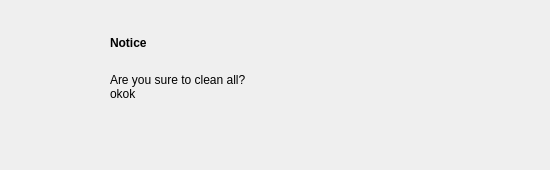
<?xml version="1.0" encoding="UTF-8"?>
<ui version="4.0">
 <class>Pm_Dialog_Error</class>
 <widget class="QWidget" name="Pm_Dialog_Error">
  <property name="geometry">
   <rect>
    <x>0</x>
    <y>0</y>
    <width>550</width>
    <height>170</height>
   </rect>
  </property>
  <property name="windowTitle">
   <string>Form</string>
  </property>
  <property name="styleSheet">
   <string notr="true">/*#Pm_Dialog_Error,
#widget
{
	background-color:rgb(245,245,245);
	border:1px solid rgb(151,151,151);
}
*/
/***************/
#Pm_Dialog_Error[status = &quot;indoor&quot;]
#widget
{
	background-color:rgba(245,245,245,1);
	border:1px solid rgb(151,151,151);
}

#Pm_Dialog_Error[status = &quot;outdoor&quot;]
#widget
{
	background-color:rgba(245,245,245,1);
	border:1px solid rgb(151,151,151);
}

#Pm_Dialog_Error[status = &quot;night&quot;]
#widget
{
	background-color:rgba(241, 210, 160,1);
	border:1px solid rgb(151,151,151);
}</string>
  </property>
  <property name="status" stdset="0">
   <string>night</string>
  </property>
  <widget class="QWidget" name="widget" native="true">
   <property name="geometry">
    <rect>
     <x>0</x>
     <y>0</y>
     <width>550</width>
     <height>170</height>
    </rect>
   </property>
   <widget class="QLabel" name="Title">
    <property name="geometry">
     <rect>
      <x>110</x>
      <y>32</y>
      <width>85</width>
      <height>22</height>
     </rect>
    </property>
    <property name="styleSheet">
     <string notr="true">font:75 20px &quot;Arial&quot;;
font-weight:bold;</string>
    </property>
    <property name="text">
     <string>Notice</string>
    </property>
   </widget>
   <widget class="QLabel" name="Warning">
    <property name="geometry">
     <rect>
      <x>110</x>
      <y>65</y>
      <width>360</width>
      <height>44</height>
     </rect>
    </property>
    <property name="styleSheet">
     <string notr="true">font:75 18px &quot;Arial&quot;;</string>
    </property>
    <property name="text">
     <string>Are you sure to clean all?
okok</string>
    </property>
   </widget>
   <widget class="QLabel" name="label">
    <property name="geometry">
     <rect>
      <x>34</x>
      <y>29</y>
      <width>60</width>
      <height>60</height>
     </rect>
    </property>
    <property name="styleSheet">
     <string notr="true">background-image: url(:/pm/image/error.png);</string>
    </property>
    <property name="text">
     <string/>
    </property>
   </widget>
   <widget class="QPushButton" name="pb_ok">
    <property name="geometry">
     <rect>
      <x>430</x>
      <y>110</y>
      <width>80</width>
      <height>30</height>
     </rect>
    </property>
    <property name="font">
     <font>
      <family>Arial</family>
      <pointsize>13</pointsize>
     </font>
    </property>
    <property name="layoutDirection">
     <enum>Qt::LeftToRight</enum>
    </property>
    <property name="styleSheet">
     <string notr="true">QPushButton
{
	border-style: flat;
	background-image: url(:/pm/image/btn_ok_w80_nor.png);
}
QPushButton:pressed
{	
	background-image: url(:/pm/image/btn_ok_w80_click.png);
}</string>
    </property>
    <property name="text">
     <string/>
    </property>
    <property name="flat">
     <bool>true</bool>
    </property>
   </widget>
  </widget>
 </widget>
 <resources/>
 <connections/>
</ui>
